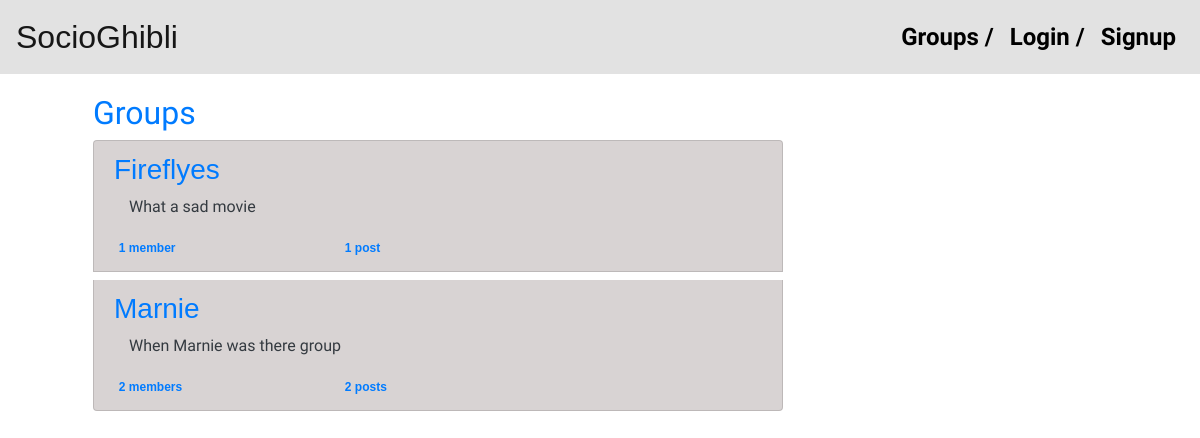
Before: /groups/ with the older database file.
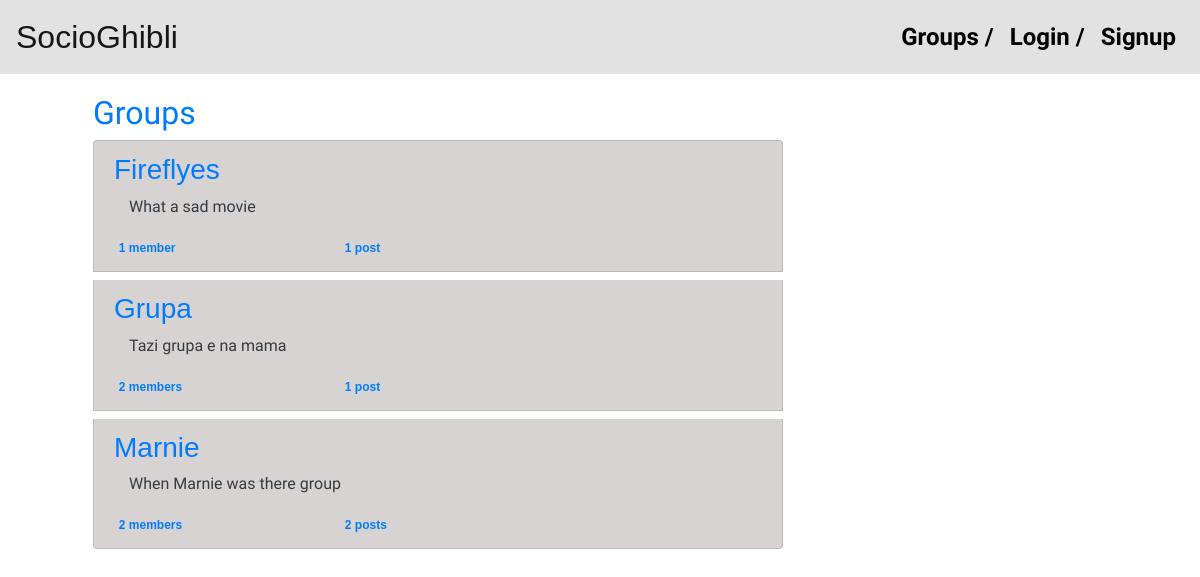
After: the same page with the newer database file.
### groups/models.py (models this page shows, shortened)
class SocioGhibliGroup(models.Model):
    name = models.CharField(max_length=255, unique=True)
    slug = models.SlugField(allow_unicode=True, unique=True)
    description = models.TextField(blank=False, default='')
    description_html = models.TextField(editable=False, default='', blank=True)
    members = models.ManyToManyField(current_user, through="SocioGhibliGroupMember")
    class Meta:
        ordering = ["name"]

### groups/views.py (the view)
# urls.py: path("", views.ListSocioGhibliGroupView.as_view(), name="all"),
class ListSocioGhibliGroupView(ListView):
    model = SocioGhibliGroup
    template_name = "groups/group_list.html"

### groups/templates/groups/group_list.html (shortened to what this page needs)
{% extends "groups/group_base.html" %}
{% block pregroup %}
  <div class="col-md-4">
    <div class="content">
      <h2>Groups</h2>
    </div>
  </div>
{% endblock %}
{% block group_content %}
  <div class="col-md-8">
    <div class="list-group">
      {% for group in object_list %}
        <a class="list-group-item mb-2" href="{% url 'groups:single' slug=group.slug %}">
          <h3 class="title list-group-item-heading aria-font">
            {{ group.name }}
          </h3>
          <div class="list-group-item-text container-fluid">
            {{ group.description_html|safe }}
          </div>
          <div class="row">
            <div class="col-md-4">
              <span class="badge aria-font">{{ group.members.count }} member{{ group.members.count|pluralize }}</span>
            </div>
            <div class="col-md-4">
              <span class="badge aria-font">{{ group.posts.count }} post{{ group.posts.count|pluralize }}</span>
            </div>
          </div>
        </a>
      {% endfor %}
    </div>
  </div>
{% endblock %}

Changed rows visible on the page:
added SocioGhibliGroup: name "Grupa", description_html "Tazi grupa e na mama", members.count "2", posts.count "1"
